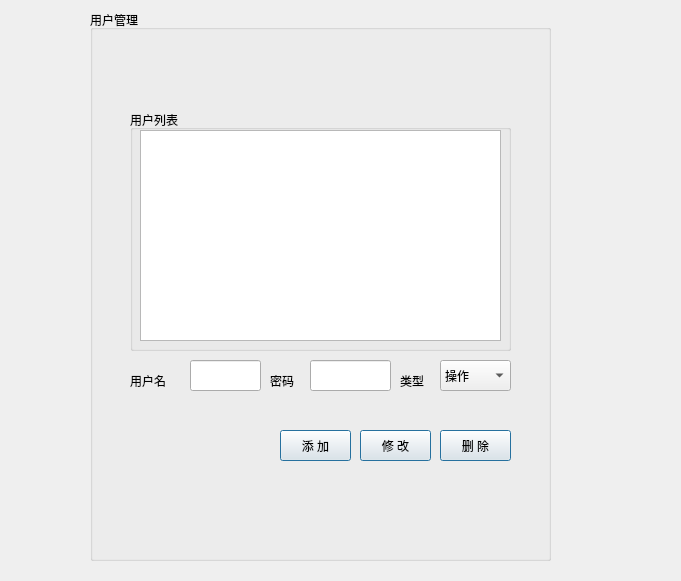
<?xml version="1.0" encoding="UTF-8"?>
<ui version="4.0">
 <class>UserForm</class>
 <widget class="QWidget" name="UserForm">
  <property name="windowModality">
   <enum>Qt::NonModal</enum>
  </property>
  <property name="geometry">
   <rect>
    <x>0</x>
    <y>0</y>
    <width>681</width>
    <height>581</height>
   </rect>
  </property>
  <property name="windowTitle">
   <string>用户管理</string>
  </property>
  <property name="windowIcon">
   <iconset>
    <normaloff>:/img/images/nodeOpr.png</normaloff>:/img/images/nodeOpr.png</iconset>
  </property>
  <property name="autoFillBackground">
   <bool>true</bool>
  </property>
  <property name="styleSheet">
   <string notr="true">font: 12pt &quot;Sans Serif&quot;;</string>
  </property>
  <widget class="QGroupBox" name="groupBox_2">
   <property name="geometry">
    <rect>
     <x>90</x>
     <y>10</y>
     <width>461</width>
     <height>551</height>
    </rect>
   </property>
   <property name="title">
    <string>用户管理</string>
   </property>
   <widget class="QGroupBox" name="groupBox">
    <property name="geometry">
     <rect>
      <x>40</x>
      <y>100</y>
      <width>381</width>
      <height>241</height>
     </rect>
    </property>
    <property name="title">
     <string>用户列表</string>
    </property>
   </widget>
   <widget class="QPushButton" name="btn_update">
    <property name="geometry">
     <rect>
      <x>270</x>
      <y>420</y>
      <width>71</width>
      <height>31</height>
     </rect>
    </property>
    <property name="text">
     <string>修 改</string>
    </property>
    <property name="default">
     <bool>true</bool>
    </property>
   </widget>
   <widget class="QLabel" name="label_2">
    <property name="geometry">
     <rect>
      <x>180</x>
      <y>360</y>
      <width>41</width>
      <height>21</height>
     </rect>
    </property>
    <property name="text">
     <string>密码</string>
    </property>
   </widget>
   <widget class="QComboBox" name="cmb_type">
    <property name="geometry">
     <rect>
      <x>350</x>
      <y>350</y>
      <width>71</width>
      <height>31</height>
     </rect>
    </property>
    <item>
     <property name="text">
      <string>操作</string>
     </property>
    </item>
    <item>
     <property name="text">
      <string>超级</string>
     </property>
    </item>
   </widget>
   <widget class="QLabel" name="label">
    <property name="geometry">
     <rect>
      <x>40</x>
      <y>360</y>
      <width>56</width>
      <height>21</height>
     </rect>
    </property>
    <property name="text">
     <string>用户名</string>
    </property>
   </widget>
   <widget class="QLineEdit" name="txt_password">
    <property name="geometry">
     <rect>
      <x>220</x>
      <y>350</y>
      <width>81</width>
      <height>31</height>
     </rect>
    </property>
    <property name="text">
     <string/>
    </property>
    <property name="frame">
     <bool>true</bool>
    </property>
    <property name="echoMode">
     <enum>QLineEdit::PasswordEchoOnEdit</enum>
    </property>
    <property name="dragEnabled">
     <bool>false</bool>
    </property>
    <property name="readOnly">
     <bool>false</bool>
    </property>
   </widget>
   <widget class="QLineEdit" name="txt_user">
    <property name="geometry">
     <rect>
      <x>100</x>
      <y>350</y>
      <width>71</width>
      <height>31</height>
     </rect>
    </property>
    <property name="text">
     <string/>
    </property>
   </widget>
   <widget class="QPushButton" name="btn_delete">
    <property name="geometry">
     <rect>
      <x>350</x>
      <y>420</y>
      <width>71</width>
      <height>31</height>
     </rect>
    </property>
    <property name="text">
     <string>删 除</string>
    </property>
    <property name="default">
     <bool>true</bool>
    </property>
   </widget>
   <widget class="QLabel" name="label_3">
    <property name="geometry">
     <rect>
      <x>310</x>
      <y>360</y>
      <width>41</width>
      <height>21</height>
     </rect>
    </property>
    <property name="text">
     <string>类型</string>
    </property>
   </widget>
   <widget class="QPushButton" name="btn_insert">
    <property name="geometry">
     <rect>
      <x>190</x>
      <y>420</y>
      <width>71</width>
      <height>31</height>
     </rect>
    </property>
    <property name="text">
     <string>添 加</string>
    </property>
    <property name="default">
     <bool>true</bool>
    </property>
   </widget>
   <widget class="QTableWidget" name="tableWidget">
    <property name="geometry">
     <rect>
      <x>50</x>
      <y>120</y>
      <width>361</width>
      <height>211</height>
     </rect>
    </property>
   </widget>
  </widget>
 </widget>
 <resources>
  <include location="../../img.qrc"/>
 </resources>
 <connections/>
</ui>
